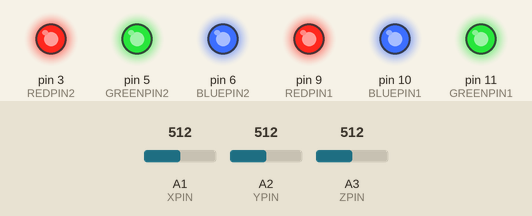
The sketch below on a simulated Arduino Uno, built with avr-gcc and run on an emulated ATmega328P. Parts: output pins drawn as LEDs (lit = HIGH). Inputs (shaded band) come from the test bench; at power-on: A1 (XPIN) = 512, A2 (YPIN) = 512, A3 (ZPIN) = 512.

Above: at 0.1 s.
Timing chart, 0 to 1.6 s (numbered marks = the images above):
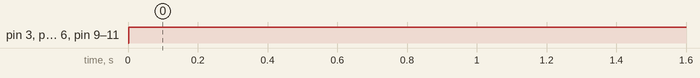

The sketch:

lilypadblink.ino
```cpp
#define XPIN A1
#define YPIN A2
#define ZPIN A3

#define REDPIN1 9
#define GREENPIN1 11
#define BLUEPIN1 10

#define REDPIN2 3
#define GREENPIN2 5
#define BLUEPIN2 6

// #define DEBUG

int Xbase = 0, Ybase = 0, Zbase = 0;
int Xval = 0, Yval = 0, Zval = 0;
void setup()
{
    pinMode(XPIN, INPUT);
    pinMode(YPIN, INPUT);
    pinMode(ZPIN, INPUT);
    pinMode(REDPIN1, OUTPUT);
    pinMode(GREENPIN1, OUTPUT);
    pinMode(BLUEPIN1, OUTPUT);
    pinMode(REDPIN2, OUTPUT);
    pinMode(GREENPIN2, OUTPUT);
    pinMode(BLUEPIN2, OUTPUT);

    for (char i = 0; i < 3; i++)
    {
        Xbase += analogRead(XPIN) / 3;
        Ybase += analogRead(YPIN) / 3;
        Zbase += analogRead(ZPIN) / 3;
    }
#ifdef DEBUG
    Serial.begin(9600);
    Serial.print(Xbase);
    Serial.print(Ybase);
    Serial.println(Zbase);
#endif
}

void loop()
{
    Xval = 0;
    Yval = 0;
    Zval = 0;
    for (char i = 0; i < 3; i++)
    {
        Xval += analogRead(XPIN) / 3;
        Yval += analogRead(YPIN) / 3;
        Zval += analogRead(ZPIN) / 3;
    }

    analogWrite(REDPIN1, abs(Xval - Xbase) > 3 ? 255 : 255 - abs(Xval - Xbase) / 2);
    analogWrite(GREENPIN1, abs(Yval - Ybase) > 3 ? 255 : 255 - abs(Yval - Ybase) / 2);
    analogWrite(BLUEPIN1, abs(Zval - Zbase) > 3 ? 255 : 255 - abs(Zval - Zbase) / 2);

    analogWrite(REDPIN2, abs(Zval - Zbase) > 3 ? 255 : 255 - abs(Zval - Zbase) / 2);
    analogWrite(GREENPIN2, abs(Yval - Ybase) > 3 ? 255 : 255 - abs(Yval - Ybase) / 2);
    analogWrite(BLUEPIN2, abs(Xval - Xbase) > 3 ? 255 : 255 - abs(Xval - Xbase) / 2);

    Xbase = Xval;
    Ybase = Yval;
    Zbase = Zval;

    delay(20);

#ifdef DEBUG
    Serial.print("x");
    Serial.print(Xval);
    Serial.print("\t");
    Serial.print("y");
    Serial.print(Yval);
    Serial.print("\t");
    Serial.print("z");
    Serial.print(Zval);
    Serial.println();
#endif
}
```

Measured:
- by itself, pin 3 (REDPIN2), pin 5 (GREENPIN2), pin 6 (BLUEPIN2), pin 9 (REDPIN1), pin 10 (BLUEPIN1), pin 11 (GREENPIN1): LOW → HIGH at 0.00 s
